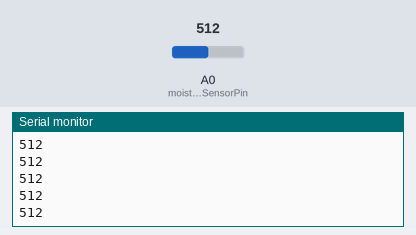
A sketch run on a simulated Arduino Uno, built with avr-gcc and run on an emulated ATmega328P. On the bench: the last lines printed to the serial monitor. The inputs (shaded band) are chosen by the test bench; at power-on: A0 (moistureSensorPin) = 512.

Above: at 1.2 s.
1.3 s: A0 (moistureSensorPin) set to 716
At 1.31 s:
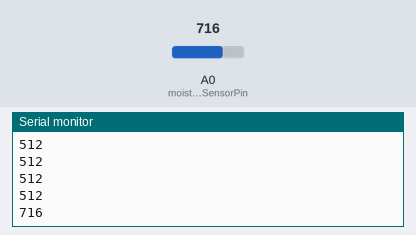
2.8 s: A0 (moistureSensorPin) set to 900
At 2.81 s:
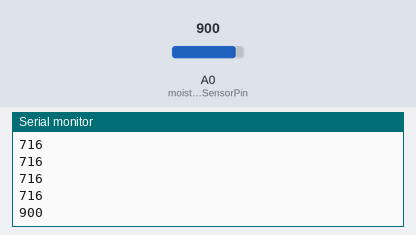
Timing chart, 0 to 5.8 s (numbered marks = the images above; inputs shaded):
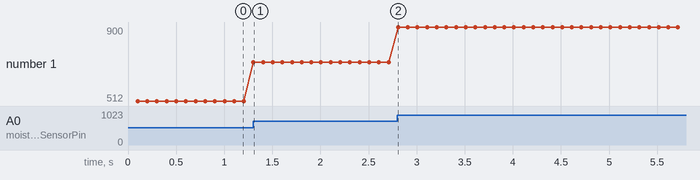

The sketch:

soilMoistureReading.ino
```cpp
/* Project: SoilGuru
Author: Kartik & Michiel
Description: this is an arduino sketch that reads from an analog.
Pin and writes it to a serial buffer. The data retrieved comes from a simple soil moisture sensor.
The soil moisture sensor measures resistence between two ports.
For more information see: .....
*/

// Analog pin number A0 that the moisturesensor is attached to.
int moistureSensorPin = 0;

// Analog reading from sensor between 0 and 1023.
// 0 indicates 0% moisture, and 1023 indicates 100% moisture.
int moisture_val;

// Serial buffer is opened with a specified bit rate.
void setup() {
  Serial.begin(9600);
}

// Read from the analoge sensor and write the data to the serial buffer.
// Delay of 5 seconds implemented to insure that buffer is flushed between succesive readings.
void loop() {
  delay(100);
  moisture_val = analogRead(moistureSensorPin);
  Serial.println(moisture_val);
}
```

Measured:
- after the input at 1.3 s, the serial monitor: prints a new line at once (image 1)
- after the input at 2.8 s, the serial monitor: prints a new line at once (image 2)
- plotted number 1: 512 → 716 after the input at 1.3 s, 716 → 900 after the input at 2.8 s
